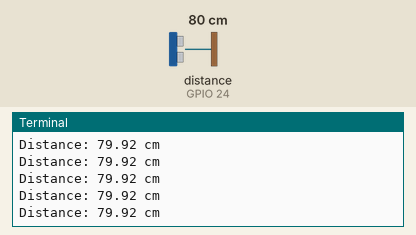
Bench run of a program on a simulated Raspberry Pi (BCM pin numbers). On the bench: the last lines printed to the terminal. Inputs (shaded band) come from the test bench; at power-on: distance to the obstacle (sensor on GPIO 24) 80 cm. The echo pulse lasts 58.3 µs per cm; threads take turns every 2 ms; the clock reads 2024-03-15 10:24:30 at power-on unless the program sets it.

Above: at 1.2 s.
1.3 s: distance to the obstacle (sensor on GPIO 24) set to 2 cm
At 1.56 s:
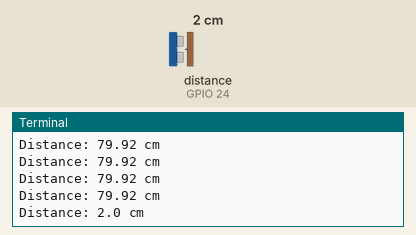
2.8 s: distance to the obstacle (sensor on GPIO 24) set to 4 cm
At 2.96 s:
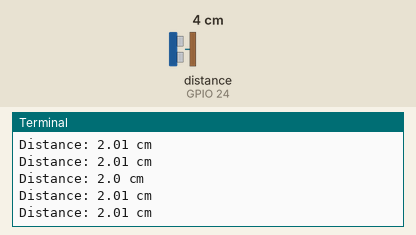
Timing chart, 0 to 5.8 s (numbered marks = the images above; inputs shaded):
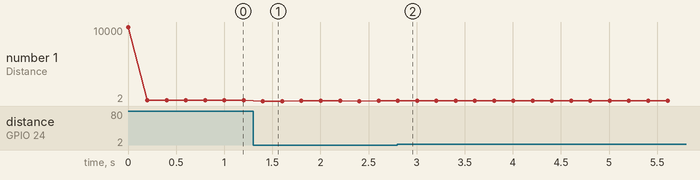

The program:

distance.py
```python
import RPi.GPIO as GPIO
import time
import threading

class UltrasonicSensor:
    def __init__(self, trigger_pin, echo_pin):
        """
        Initializes the ultrasonic sensor with the specified GPIO pins.
        :param trigger_pin: GPIO pin connected to the sensor's trigger.
        :param echo_pin: GPIO pin connected to the sensor's echo.
        """
        self.TRIG = trigger_pin
        self.ECHO = echo_pin
        self.distance = 10000.0
        self.running = False
        self.thread = None

        # Setup GPIO
        GPIO.setmode(GPIO.BCM)
        GPIO.setup(self.TRIG, GPIO.OUT)
        GPIO.setup(self.ECHO, GPIO.IN)

    def measure_distance(self):
        """
        Measures the distance using the ultrasonic sensor.
        """
        # Ensure trigger is low
        GPIO.output(self.TRIG, False)
        time.sleep(0.1)

        # Send a 10µs pulse to trigger
        GPIO.output(self.TRIG, True)
        time.sleep(0.00001)  # 10 microseconds
        GPIO.output(self.TRIG, False)

        # Wait for echo response
        pulse_start = time.time()
        while GPIO.input(self.ECHO) == 0:
            pulse_start = time.time()

        pulse_end = time.time()
        while GPIO.input(self.ECHO) == 1:
            pulse_end = time.time()

        # Calculate time difference
        pulse_duration = pulse_end - pulse_start

        # Convert to distance (Speed of sound = 34300 cm/s)
        self.distance = round(pulse_duration * 17150, 2)  # Convert to cm
        if self.distance > 400:
            self.distance = 10000.0

    def _run(self):
        """
        Continuously measures distance in a separate thread.
        """
        while self.running:
            self.measure_distance()
            time.sleep(0.2)  # Delay between readings

    def start(self):
        """
        Starts the distance measurement in a separate thread.
        """
        if not self.running:
            self.running = True
            self.thread = threading.Thread(target=self._run)
            self.thread.daemon = True
            self.thread.start()
            print("Ultrasonic sensor thread started.")

    def stop(self):
        """
        Stops the distance measurement thread.
        """
        self.running = False
        if self.thread:
            self.thread.join()
        print("Ultrasonic sensor thread stopped.")

    def cleanup(self):
        """
        Cleans up the GPIO pins.
        """
        GPIO.cleanup()

# Example usage
if __name__ == "__main__":
    try:
        sensor = UltrasonicSensor(trigger_pin=23, echo_pin=24)
        sensor.start()

        while True:
            print(f"Distance: {sensor.distance} cm")
            time.sleep(0.2)  # Main thread delay

    except KeyboardInterrupt:
        print("Measurement stopped by user")
        sensor.stop()
        sensor.cleanup()
```

Measured:
- after the input at 1.3 s, the terminal: prints a new line after 0.10 s (image 1)
- plotted number 1: 79.92 → 2.01 after the input at 1.3 s, 2.01 → 3.93 after the input at 2.8 s
